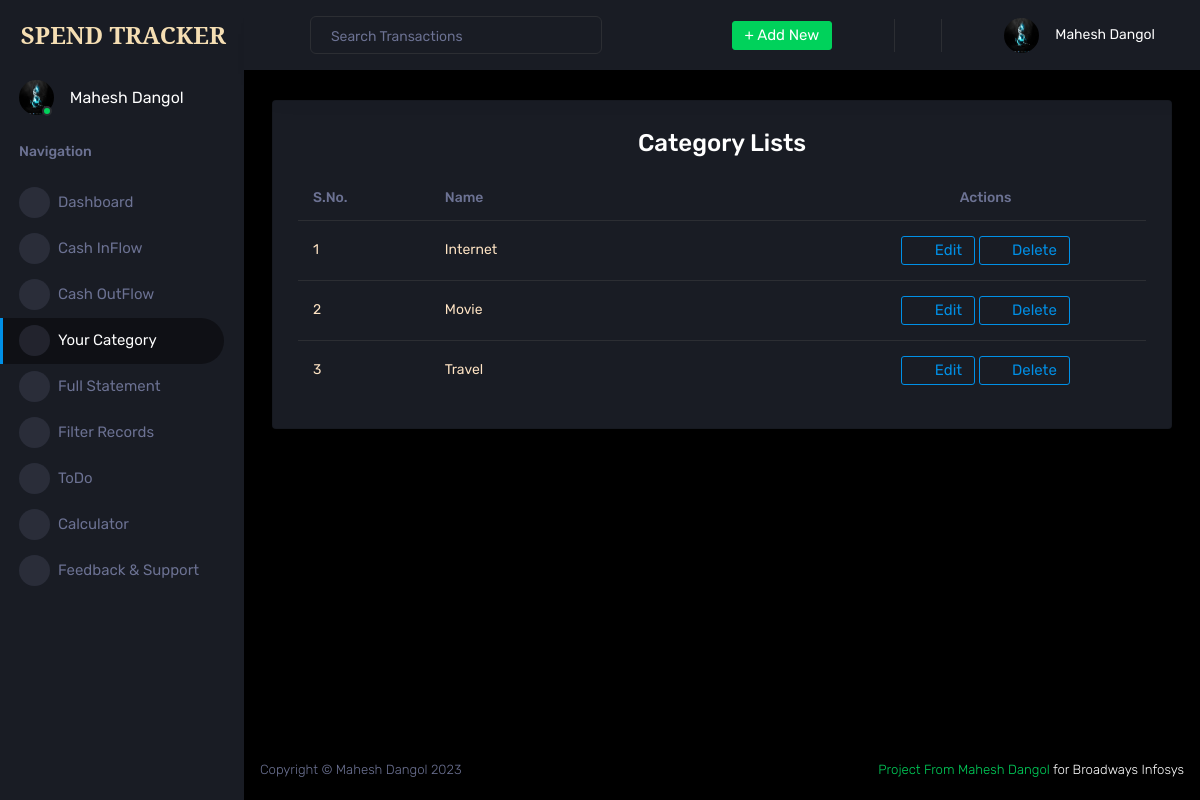
/category/ (signed in), run on an earlier commit of the app's database.
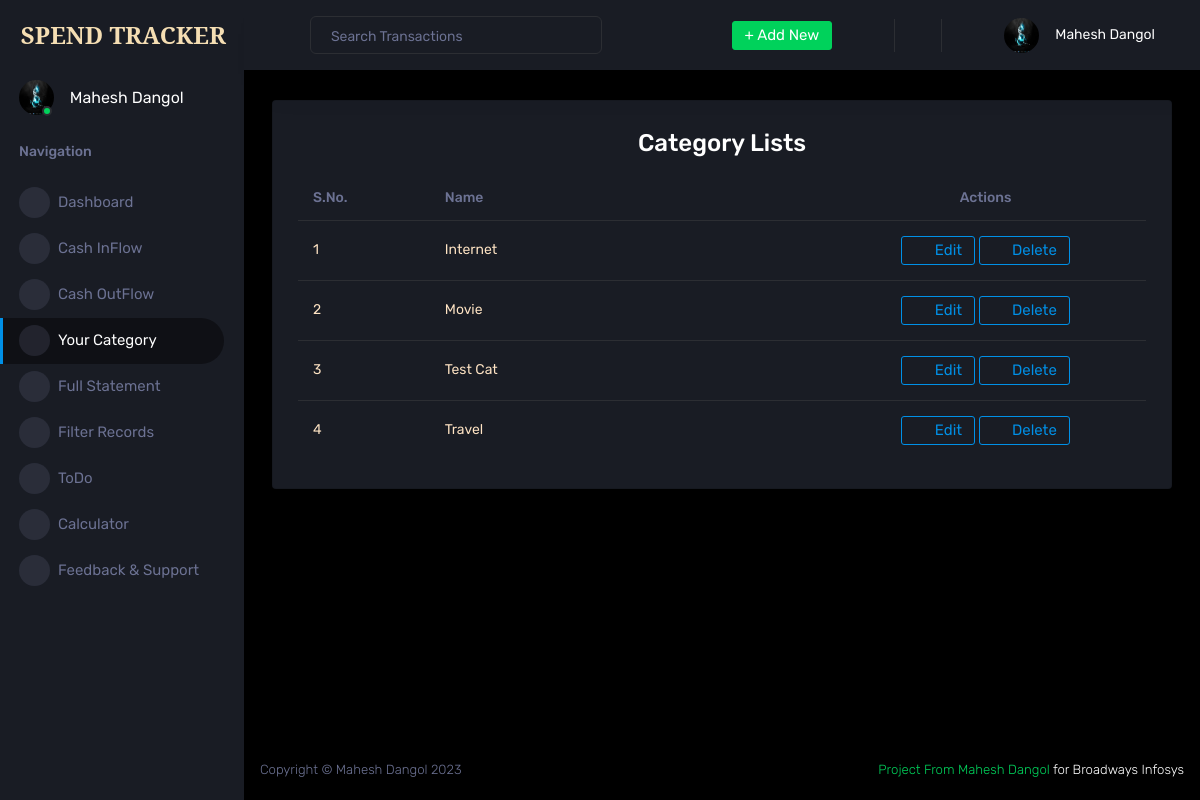
And on a later commit of the database.
### core/models.py (models this page shows, shortened)
class Category(models.Model):
    name = models.CharField(max_length=20)
    user = models.ForeignKey(settings.AUTH_USER_MODEL, on_delete=models.CASCADE)

### core/views.py (the view)
# urls.py: path("category/", views.CategoryView.as_view(), name="category"),
class CategoryView(LoginRequiredMixin, CreateView):
    model = Category
    form_class = CategoryAddForm
    success_url = _("category")
    def get(self, request, *args, **kwargs):
        categories = Category.objects.filter(user=self.request.user).order_by("name")
        return render(
            self.request, "reports/category_detail.html", {"categories": categories}
        )

### templates/reports/category_detail.html (shortened to what this page needs)
{% extends 'base/base.html' %}
{% load static %}
{% block content %}
<div class="row ">
    <div class="col-12 grid-margin">
        <div class="card">
            <div class="card-body">
                <h3 class="card-title text-center">Category Lists </h3>
                <div class="table-responsive">
                    <table class="table" style="color: bisque;">
                        <thead>
                            <tr>
                                <th class="col-1"> S.No. </th>
                                <th class="col-3"> Name </th>
                                <th class="col-2 text-center"> Actions </th>
                            </tr>
                        </thead>
                        <tbody>
                            {% for category in categories %}
                            <tr>
                                <td> {{forloop.counter}} </td>
                                <td> {{category.name|title}} </td>
                                <td style="text-align: center;">
                                    <a href="{% url 'category-update' category.pk %}" class="btn btn-outline-primary" type="submit">
                                        <span class="btn-icon-prepend">
                                            <i class="mdi mdi-eraser"></i>
                                        </span>
                                        Edit
                                    </a>
                                    <a href="{% url 'category-delete' category.pk %}" class="btn btn-outline-primary" type="submit">
                                        <span class="btn-icon-prepend">
                                            <i class="mdi mdi-delete-forever"></i>
                                        </span>
                                        Delete
                                    </a>
                                </td>
                            </tr>
                            {% endfor %}
                        </tbody>
                    </table>
                    <div class="fixed-action-btn btn-outline-link ">
                        <a href="{% url 'category-add' %}" class="btn-floating btn-icon-prepend ">
                            <i class="mdi mdi-plus-circle icon-md"></i>
                        </a>
                    </div>
                </div>
            </div>
        </div>
    </div>
</div>
{% endblock content %}

What changed in the data, as far as the page shows it:
added Category: name "Test Cat"
